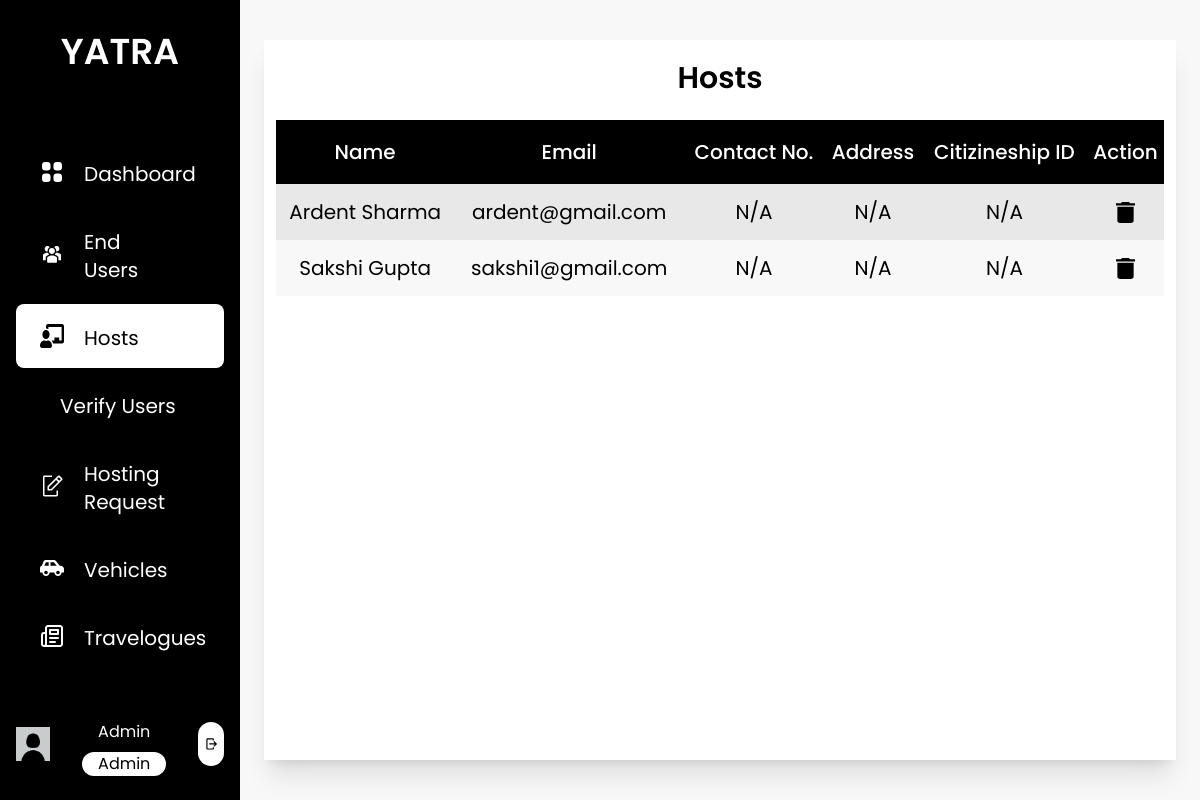
The app's page /hosts_admin/ (signed in), older data.
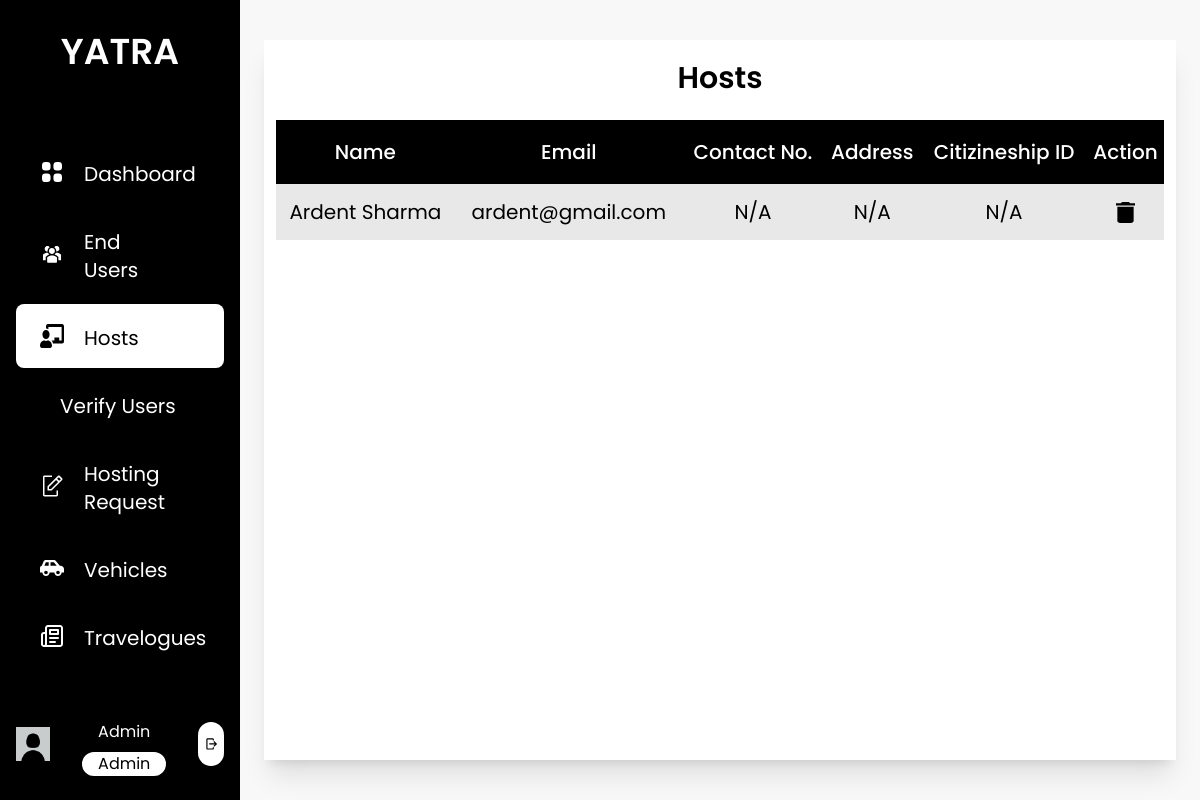
The same page, newer data.
### base/models.py (models this page shows)
class Host(models.Model):
    user = models.OneToOneField(User, on_delete=models.CASCADE, related_name="host")
    first_name = models.CharField(max_length=25)
    last_name = models.CharField(max_length=25)
    email = models.EmailField()
    phone_number = models.CharField(max_length=10, null= True, blank=True)
    address = models.CharField(max_length=100, null= True, blank=True)
    citizenship_id = models.CharField(max_length=20, null= True, blank=True)
    citizenship = models.ImageField(upload_to='host/profile', default='default_photo.jpg')
    pic = models.ImageField(upload_to='host/profile', default='default_profile.jpg')
    is_approved = models.CharField(max_length=10, choices=status, default="Pending")

### base/views.py (the view)
# urls.py: path('hosts_admin/', views.hosts_admin, name='hosts_admin'),
def hosts_admin(request):
    hosts = Host.objects.all()
    context={
        'users':hosts
    }
    return render(request, 'host/hosts_admin.html', context)

### base/templatetags/user_group.py (called while the page is built)
@register.filter(name='has_group')
def has_group(user, group_name):
    return user.groups.filter(name=group_name).exists()

### base/templates/host/hosts_admin.html (shortened to what this page needs)
{% extends 'base/base.html' %}
{% load static %}
{% block content%}
<div class="h-screen w-full px-6 py-10 bg-theme">
    <div class="bg-white h-full flex flex-col justify-between shadow-xl">
        <div class="p-3">
            <h1 class="text-center text-3xl font-semibold pt-2 pb-6">Hosts</h1>
            <table class="w-full">
                <thead class="h-16 text-center">
                    <tr class="bg-black text-white text-xl">
                        <th class="font-medium">Name</th>
                        <th class="font-medium">Email</th>
                        <th class="font-medium">Contact No.</th>
                        <th class="font-medium">Address</th>
                        <th class="font-medium">Citizineship ID</th>
                        <th class="font-medium">Action</th>
                    </tr>
                </thead>
                <tbody class="text-center">
                    {% for user in users %}
                    <tr class="text-xl h-14">
                        <td>{{user.first_name}} {{user.last_name}}</td>
                        <td>{{user.email}}</td>
                        <td>{% if user.phone_number %}{{user.phone_number}}{% else %}N/A{% endif %}</td>
                        <td>{% if user.citizenship_id %}{{user.citizenship_id}}{% else %}N/A{% endif %}</td>
                        <td>{% if user.license_no %}{{user.license_no}}{% else %}N/A{% endif %}</td>
                        <td>
                            <div class="flex flex-row justify-around">
                                <a href="{% url 'delete_user' user.user.id %}" onclick="return ConfirmDelete()">
                                    <img src="{% static 'images/delete.svg' %}">
                                </a>
                            </div>
                        </td>
                    </tr>
                    {% endfor %}
                </tbody>
            </table>
        </div>
    </div>
</div>
{% endblock content %}

Row changes from the older to the newer data that the page shows:
removed Host: first_name "Sakshi", last_name "Gupta", email "sakshi1@gmail.com", shows "N/A"
